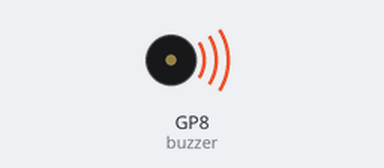
The program below on a simulated Raspberry Pi Pico running MicroPython. On the bench: buzzer (waves = sounding). At 0.7 s the program stops and its outputs stay as they are.

Above: at 0.22 s.
Timing chart, 0 to 2.0 s (numbered marks = the images above):
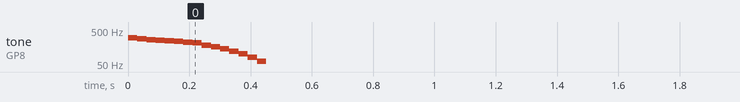

The program:

chewbacca_sound.py
```python
import time
from machine import Pin, PWM

def chewbacca_sound():
    buzzer = PWM(Pin(21))
    buzzer = PWM(Pin(8))

    # Uma sequência de frequências para simular o rugido
    freq_sequence = [300, 280, 260, 250, 240, 230, 220, 210, 180, 160, 140, 120, 100, 80, 60]
    duty_sequence = [5000, 10000, 15000, 20000, 25000, 30000, 25000, 20000, 15000, 10000, 5000, 3000, 2000, 1000, 500]

    for freq, duty in zip(freq_sequence, duty_sequence):
        buzzer.freq(freq)
        buzzer.duty_u16(duty)
        time.sleep(0.03)

    # Desligar o buzzer ao final
    buzzer.duty_u16(0)

    # Uma pequena pausa antes de repetir ou seguir
    time.sleep(0.2)


chewbacca_sound()
```

Measured:
- by itself, tone on GP8 (buzzer): plays 300 Hz for 0.03 s, 280 Hz for 0.03 s, 260 Hz for 0.03 s, 250 Hz for 0.03 s, 240 Hz for 0.03 s, 230 Hz for 0.03 s … (15 notes in this stretch)
